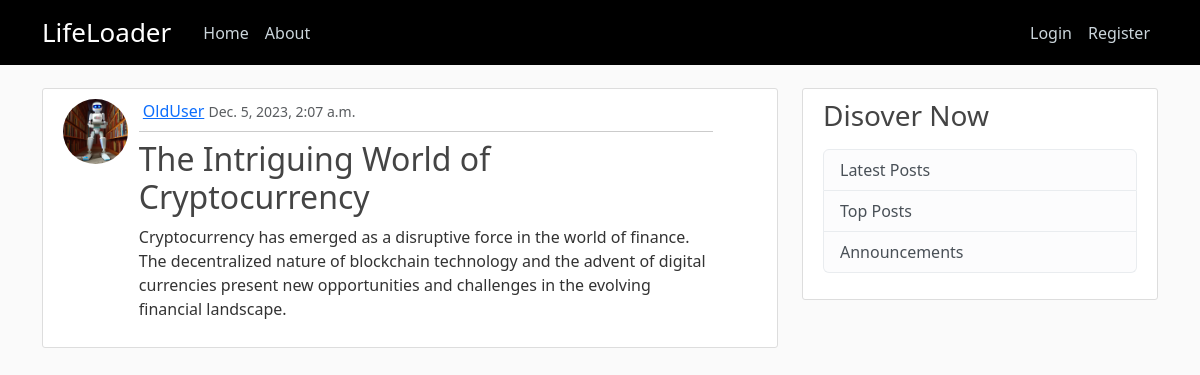
/post/42, run on the app's committed database.
### social_net/models.py (models this page shows, shortened)
class Post(models.Model):
    author = models.ForeignKey(User, on_delete=models.CASCADE)
    title = models.CharField(max_length=150)
    content = models.TextField()
    date_created = models.DateTimeField(default=timezone.now)

### users/models.py (models this page shows, shortened)
class Profile(models.Model):
    user = models.OneToOneField(User, on_delete=models.CASCADE)
    bio = models.TextField(null=True)
    profile_pic = models.ImageField(
        default='default.jpg', upload_to='profile_pics')

### social_net/views.py (the view)
# urls.py: path('post/<int:pk>', views.PostDetailView.as_view(),
class PostDetailView(DetailView):
    model = Post
    context_object_name = 'post'

### social_net/templates/social_net/post_detail.html (shortened to what this page needs)
{% extends "social_net/base_temp.html" %}
{% block content %}
    <article class="media content-section">
        <div class="row">
            <div class="col-md-1">
                <img class="rounded-circle article-img" src="{{ post.author.profile.profile_pic.url }}" alt="post's author profile picture">
            </div>
            <div class="col-md-10 ms-3">
                <div class="media-body">
                    <div class="d-flex justify-content-between align-items-center">
                        <div>
                            <a class="ms-1" href="#">{{ post.author }}</a>
                            <small class="text-muted">{{ post.date_created }}</small>
                        </div>
                    </div>
                    <hr class="my-2">
                    <h2 class="article-title"> {{ post.title }}</h2>
                    <p class="article-content">{{ post.content }}</p>
                </div>
            </div>
        </div>
    </article>
{% endblock content %}

### social_net/static/social_net/main.css (style rules this page uses)
body { background: #fafafa; color: #333333; margin-top: 5rem; }
h1, h2, h3, h4, h5, h6 { color: #444444; }
.content-section { background: #ffffff; padding: 10px 20px; border: 1px solid #dddddd; border-radius: 3px; margin-bottom: 20px; }
.article-title { color: #444444; text-decoration: none; }
.article-content { white-space: pre-line; }
.article-img { height: 65px; width: 65px; margin-right: 16px; }

### data on the page
Post: author.profile.profile_pic (picture), author "OldUser", date_created "Dec. 5, 2023, 2:07 a.m.", title "The Intriguing World of Cryptocurrency", content "Cryptocurrency has emerged as a disruptive force in the world of finance. The decentralized nature of blockchain technology and the advent of digital currencies present new opportunities and challenges in the evolving financial landscape."
